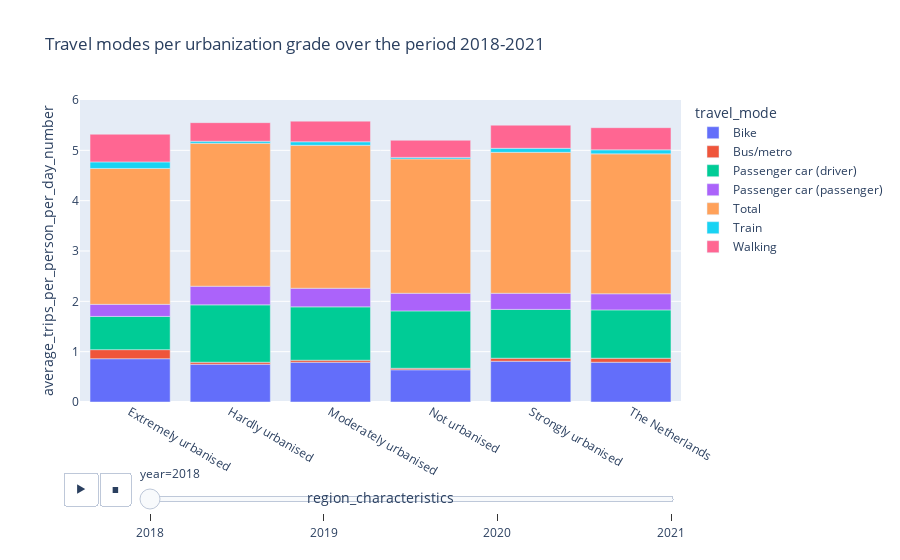

Notebook source saved alongside this figure:
### Code cell
# showing the amount of trips per urbanization grade over the years
fig = px.bar(df_new, x='region_characteristics', y='average_trips_per_person_per_day_number', color='travel_mode', 
             animation_frame='year', title="Travel modes per urbanization grade over the period 2018-2021")
fig.update_xaxes(categoryorder='array', categoryarray=['The Netherlands', 'Extremely urbanised', 'Strongly urbanised', 'Moderately urbanised', 'Hardly urbanised', 'Not urbanised'])
fig.update_layout(yaxis_range=[0,6]) #set correct range
fig.show()

### Figure 1 — Plotly figure (JSON) as saved in the notebook; plotly's stock layout.template omitted (floating-point values rounded to 4 significant figures)
{"data": [{"alignmentgroup": "True", "hovertemplate": "travel_mode=Bike<br>year=2018<br>region_characteristics=%{x}<br>average_trips_per_person_per_day_number=%{y}<extra></extra>", "legendgroup": "Bike", "marker": {"color": "#636efa", "pattern": {"shape": ""}}, "name": "Bike", "offsetgroup": "Bike", "orientation": "v", "showlegend": true, "textposition": "auto", "type": "bar", "x": ["Extremely urbanised", "Hardly urbanised", "Moderately urbanised", "Not urbanised", "Strongly urbanised", "The Netherlands"], "xaxis": "x", "y": [0.86, 0.75, 0.79, 0.64, 0.81, 0.79], "yaxis": "y"}, {"alignmentgroup": "True", "hovertemplate": "travel_mode=Bus/metro<br>year=2018<br>region_characteristics=%{x}<br>average_trips_per_person_per_day_number=%{y}<extra></extra>", "legendgroup": "Bus/metro", "marker": {"color": "#EF553B", "pattern": {"shape": ""}}, "name": "Bus/metro", "offsetgroup": "Bus/metro", "orientation": "v", "showlegend": true, "textposition": "auto", "type": "bar", "x": ["Extremely urbanised", "Hardly urbanised", "Moderately urbanised", "Not urbanised", "Strongly urbanised", "The Netherlands"], "xaxis": "x", "y": [0.18, 0.04, 0.04, 0.03, 0.06, 0.08], "yaxis": "y"}, {"alignmentgroup": "True", "hovertemplate": "travel_mode=Passenger car (driver)<br>year=2018<br>region_characteristics=%{x}<br>average_trips_per_person_per_day_number=%{y}<extra></extra>", "legendgroup": "Passenger car (driver)", "marker": {"color": "#00cc96", "pattern": {"shape": ""}}, "name": "Passenger car (driver)", "offsetgroup": "Passenger car (driver)", "orientation": "v", "showlegend": true, "textposition": "auto", "type": "bar", "x": ["Extremely urbanised", "Hardly urbanised", "Moderately urbanised", "Not urbanised", "Strongly urbanised", "The Netherlands"], "xaxis": "x", "y": [0.66, 1.14, 1.06, 1.14, 0.97, 0.96], "yaxis": "y"}, {"alignmentgroup": "True", "hovertemplate": "travel_mode=Passenger car (passenger)<br>year=2018<br>region_characteristics=%{x}<br>average_trips_per_person_per_day_number=%{y}<extra></extra>", "legendgroup": "Passenger car (passenger)", "marker": {"color": "#ab63fa", "pattern": {"shape": ""}}, "name": "Passenger car (passenger)", "offsetgroup": "Passenger car (passenger)", "orientation": "v", "showlegend": true, "textposition": "auto", "type": "bar", "x": ["Extremely urbanised", "Hardly urbanised", "Moderately urbanised", "Not urbanised", "Strongly urbanised", "The Netherlands"], "xaxis": "x", "y": [0.24, 0.37, 0.37, 0.35, 0.32, 0.32], "yaxis": "y"}, {"alignmentgroup": "True", "hovertemplate": "travel_mode=Total<br>year=2018<br>region_characteristics=%{x}<br>average_trips_per_person_per_day_number=%{y}<extra></extra>", "legendgroup": "Total", "marker": {"color": "#FFA15A", "pattern": {"shape": ""}}, "name": "Total", "offsetgroup": "Total", "orientation": "v", "showlegend": true, "textposition": "auto", "type": "bar", "x": ["Extremely urbanised", "Hardly urbanised", "Moderately urbanised", "Not urbanised", "Strongly urbanised", "The Netherlands"], "xaxis": "x", "y": [2.7, 2.84, 2.84, 2.67, 2.8, 2.78], "yaxis": "y"}, {"alignmentgroup": "True", "hovertemplate": "travel_mode=Train<br>year=2018<br>region_characteristics=%{x}<br>average_trips_per_person_per_day_number=%{y}<extra></extra>", "legendgroup": "Train", "marker": {"color": "#19d3f3", "pattern": {"shape": ""}}, "name": "Train", "offsetgroup": "Train", "orientation": "v", "showlegend": true, "textposition": "auto", "type": "bar", "x": ["Extremely urbanised", "Hardly urbanised", "Moderately urbanised", "Not urbanised", "Strongly urbanised", "The Netherlands"], "xaxis": "x", "y": [0.13, 0.04, 0.07, 0.03, 0.08, 0.08], "yaxis": "y"}, {"alignmentgroup": "True", "hovertemplate": "travel_mode=Walking<br>year=2018<br>region_characteristics=%{x}<br>average_trips_per_person_per_day_number=%{y}<extra></extra>", "legendgroup": "Walking", "marker": {"color": "#FF6692", "pattern": {"shape": ""}}, "name": "Walking", "offsetgroup": "Walking", "orientation": "v", "showlegend": true, "textposition": "auto", "type": "bar", "x": ["Extremely urbanised", "Hardly urbanised", "Moderately urbanised", "Not urbanised", "Strongly urbanised", "The Netherlands"], "xaxis": "x", "y": [0.55, 0.37, 0.41, 0.34, 0.46, 0.44], "yaxis": "y"}], "layout": {"barmode": "relative", "legend": {"title": {"text": "travel_mode"}, "tracegroupgap": 0}, "sliders": [{"active": 0, "currentvalue": {"prefix": "year="}, "len": 0.9, "pad": {"b": 10, "t": 60}, "steps": [{"args": [["2018"], {"frame": {"duration": 0, "redraw": true}, "fromcurrent": true, "mode": "immediate", "transition": {"duration": 0, "easing": "linear"}}], "label": "2018", "method": "animate"}, {"args": [["2019"], {"frame": {"duration": 0, "redraw": true}, "fromcurrent": true, "mode": "immediate", "transition": {"duration": 0, "easing": "linear"}}], "label": "2019", "method": "animate"}, {"args": [["2020"], {"frame": {"duration": 0, "redraw": true}, "fromcurrent": true, "mode": "immediate", "transition": {"duration": 0, "easing": "linear"}}], "label": "2020", "method": "animate"}, {"args": [["2021"], {"frame": {"duration": 0, "redraw": true}, "fromcurrent": true, "mode": "immediate", "transition": {"duration": 0, "easing": "linear"}}], "label": "2021", "method": "animate"}], "x": 0.1, "xanchor": "left", "y": 0, "yanchor": "top"}], "title": {"text": "Travel modes per urbanization grade over the period 2018-2021"}, "updatemenus": [{"buttons": [{"args": [null, {"frame": {"duration": 500, "redraw": true}, "fromcurrent": true, "mode": "immediate", "transition": {"duration": 500, "easing": "linear"}}], "label": "&#9654;", "method": "animate"}, {"args": [[null], {"frame": {"duration": 0, "redraw": true}, "fromcurrent": true, "mode": "immediate", "transition": {"duration": 0, "easing": "linear"}}], "label": "&#9724;", "method": "animate"}], "direction": "left", "pad": {"r": 10, "t": 70}, "showactive": false, "type": "buttons", "x": 0.1, "xanchor": "right", "y": 0, "yanchor": "top"}], "xaxis": {"anchor": "y", "domain": [0, 1], "title": {"text": "region_characteristics"}}, "yaxis": {"anchor": "x", "domain": [0, 1], "range": [0, 6], "title": {"text": "average_trips_per_person_per_day_number"}}}}
